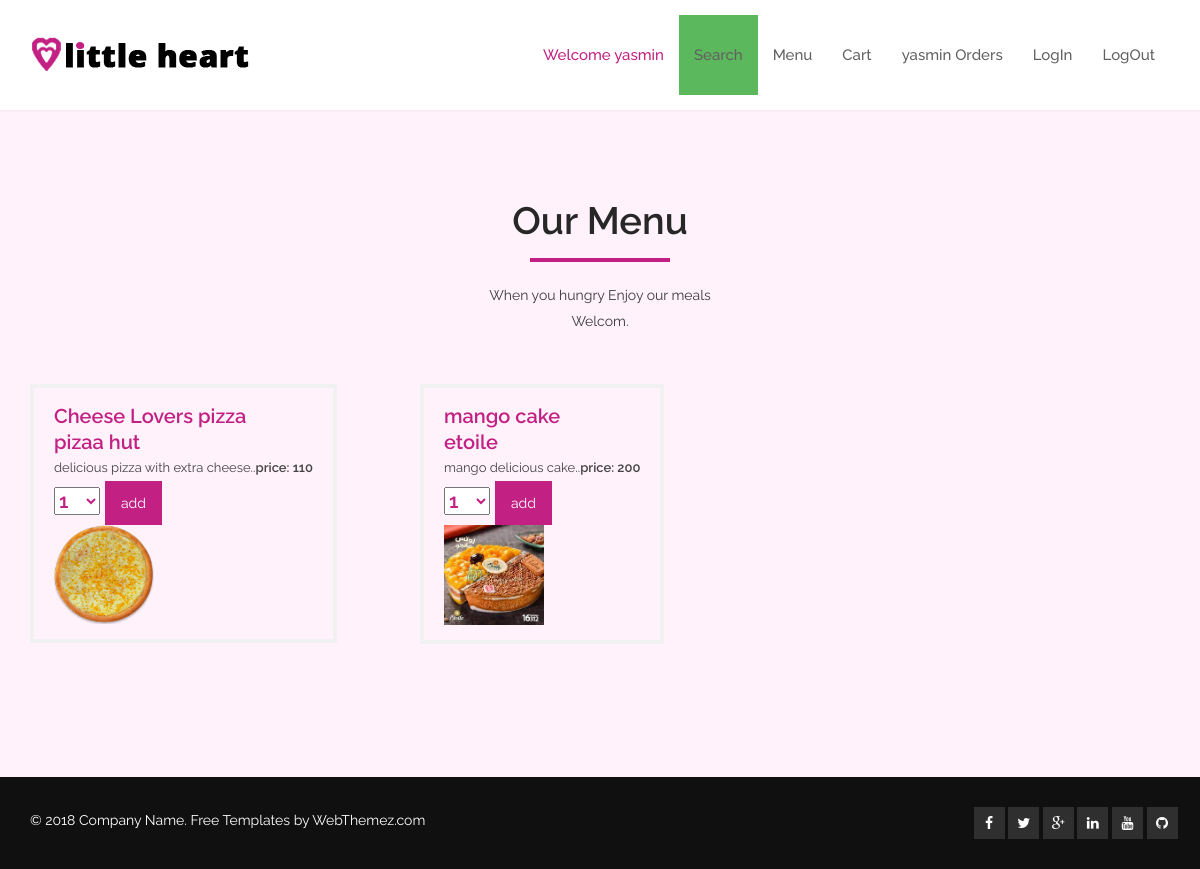
The app's page /application/menu.php (signed in) with its own data.
### tables this page shows
CREATE TABLE `meals` (
  `meal_id` int(11) NOT NULL,
  `meal_name` varchar(100) NOT NULL,
  `meal_description` varchar(100) NOT NULL,
  `meal_price` varchar(100) NOT NULL,
  `meal_image` varchar(100) NOT NULL,
  `resturants_id` int(11) NOT NULL
);

CREATE TABLE `resturants` (
  `resturants_id` int(11) NOT NULL,
  `resturants_name` varchar(100) NOT NULL,
  `resturants_address` varchar(200) NOT NULL,
  `resturants_url` varchar(100) NOT NULL,
  `resturants_phone` int(11) NOT NULL,
  `resturants_image` varchar(100) NOT NULL,
  `category__id` int(11) DEFAULT NULL
);

### application/helpers/functions.php (called while the page is built, shortened)
<?php
function url($dis){
    return   $txt = "http://".$_SERVER['HTTP_HOST']."/nti%20course/New%20folder/SESSIONONE/FinalProject/NTI_PHP-LARAVEL-_ONLINE_FOOD_ORDERING_SYSTEM_PROJECT/application/".$dis;
   }
?>

### task2_dashboard/admin/CRUD_MEALS_MODULE/rest_meal.php (called while the page is built)
  <?php
    $sql = "SELECT meals.* , resturants.resturants_name from meals INNER JOIN resturants on meals.resturants_id=resturants.resturants_id    ";
    $op  = mysqli_query($con,$sql);
?>

### application/menu.php (the view, shortened to what this page needs)
<?php
include 'helpers/functions.php';
include 'helpers/db.php';
include 'header.php';
include 'nav.php';
?>
<section id="pricing">
        <div class="container">
            <div class="section-header">
                <h2 class="section-title text-center wow fadeInDown">Our Menu</h2>
                <p class="text-center wow fadeInDown">When you hungry Enjoy our meals    <br> Welcom.</p>
            </div>
            <?php
                include '../task2_dashboard/admin/CRUD_MEALS_MODULE/rest_meal.php';
                while($data = mysqli_fetch_assoc($op)){
           ?>
            <div class="row">
			<div class="col-md-4 menuItem">
                            <ul class="menu">
                                <li>
                                   <?php echo $data['meal_name'];
                                   echo'<br>';
                                   echo $data['resturants_name'];
                                   ?>
                                    <div class="detail"><?php echo $data['meal_description'].'..';?> <span class="price"><?php echo 'price: '.$data['meal_price'];?></span></div>
                                    <?php
                                    $img_path='x'.$data['meal_image'];
                                    $nameArray = explode('./',$img_path);?>
                                    <form method ="post" action="cart/add.php" >
                                    <select name="quantity" >
                                        <?php include 'cart/selectTag.php';?>
                                    </select>
                                    <button type="submit" class="btn btn-primary" >add</button>
                                    </form>
                                    <img src="<?="../task2_dashboard/admin/CRUD_MEALS_MODULE/".$nameArray[1]; ?>" style=" width:100px; width:100px; " />
                                </li>
                            </ul>
                        </div>
                        <?php }?>
			</div>
        </div>
    </section>
    <?php
include "footer.php";
?>

### application/header.php (shortened to what this page needs)
<!DOCTYPE html>
<html lang="en">
<head>
    <link href="<?php echo url('css/bootstrap.min.css');?>" rel="stylesheet">
    <link href="<?php echo url('css/font-awesome.min.css');?>  " rel="stylesheet">
    <link href="<?php echo url('css/animate.min.css');?>  " rel="stylesheet">
    <link href="<?php echo url('css/owl.carousel.css');?>  " rel="stylesheet">
    <link href="<?php echo url('css/owl.transitions.css');?>  " rel="stylesheet">
    <link href="<?php echo url('css/prettyPhoto.css');?>  " rel="stylesheet">
    <link href="<?php echo url('css/styles.css');?>" rel="stylesheet">
</head>

### application/nav.php (shortened to what this page needs)
<body id="home">
<header id="header">
        <nav id="main-nav" class="navbar navbar-default navbar-fixed-top" role="banner">
            <div class="container">
                <div class="navbar-header">
                    <a class="navbar-brand" href="<?php echo url('menu.php');?>"><img src="<?php echo url('images/logo.png');?>" alt="logo"></a>
                </div>
                <div class="collapse navbar-collapse navbar-right">
                    <ul class="nav navbar-nav">
                        <li class="scroll active"><a href="#home">Welcome <?php if (isset($_SESSION['user data'])){echo $_SESSION['user data']['user_name'];} else {}?></a></li>
                        <li class=""><a href="search/search.php" class="btn btn-success" data-toggle="modal" data-target="#modalContactForm">Search</a></li>
                        <li class="scroll"><a href="<?php echo url('menu.php');?>">Menu</a></li>
                        <li class="scroll"><a href="<?php echo url('cart/view.php');?>">Cart</a></li>
                        <li class="scroll"><a href="<?php echo url('myOrders.php');?>"><?php if (isset($_SESSION['user data'])){echo $_SESSION['user data']['user_name'];} else {}?> Orders </a></li>
                        <li class="scroll"><a href="<?php echo url('login.php');?>">LogIn</a></li>
                        <li class="scroll"><a href="<?php echo url('logout.php');?>">LogOut</a></li>
                    </ul>
                </div>
            </div>
        </nav>
    </header>

### application/cart/selectTag.php (shortened to what this page needs)
<option value="1">1</option>

### application/footer.php (shortened to what this page needs)
    <footer id="footer">
        <div class="container">
            <div class="row">
                <div class="col-sm-6">
                    &copy; 2018 Company Name. <a href="https://webthemez.com/tag/free" target="_blank">Free Templates</a> by WebThemez.com
                </div>
                <div class="col-sm-6">
                    <ul class="social-icons">
                        <li><a href="#"><i class="fa fa-facebook"></i></a></li>
                        <li><a href="#"><i class="fa fa-twitter"></i></a></li>
                        <li><a href="#"><i class="fa fa-google-plus"></i></a></li>
                        <li><a href="#"><i class="fa fa-linkedin"></i></a></li>
                        <li><a href="#"><i class="fa fa-youtube"></i></a></li>
                        <li><a href="#"><i class="fa fa-github"></i></a></li>
                    </ul>
                </div>
            </div>
        </div>
   </footer>
</body>
</html>

### application/css/styles.css (style rules this page uses)
body { padding-top: 100px; background: #FFF2FB; font-family: 'Raleway', sans-serif; font-weight: 400; color: #3A3B3C; line-height: 26px; }
h1, h2, h3, h4, h5, h6 { font-weight: 600; font-family: 'Raleway', sans-serif; color: #272727; }
a { color: #45aed6; -webkit-transition: color 400ms, background-color 400ms; -moz-transition: color 400ms, background-color 400ms; -o-transition: color 400ms, background-color 400ms; transition: color 400ms, background-color 400ms; }
.section-header { margin-bottom: 50px; }
.section-header .section-title { font-size: 38px; color: #272727; position: relative; padding-bottom: 20px; margin: 0 0 20px; }
.section-header .section-title:before { content: ""; position: absolute; width: 140px; bottom: 0; left: 50%; margin-left: -70px; height: 4px; background: #C22083; }
.btn { border-width: 0; border-radius: 0; }
.btn.btn-primary { background: #C22083; color: #FFF; padding: 12px 16px; }
.navbar-default .navbar-collapse, .navbar-default .navbar-form { border-color: #132125; }
.navbar-nav>li>a { text-transform: inherit; font-size: 15px;font-weight: 500; }
#main-nav.navbar-default { background: #fff;padding: 15px 0; }
#main-nav.navbar-default .navbar-nav > li.active > a, #main-nav.navbar-default .navbar-nav > li.open > a, #main-nav.navbar-default .navbar-nav > li:hover > a { background: rgb(40, 44, 45); color: #F8C015; }
.navbar.navbar-default { border: 0; border-radius: 0; margin-bottom: 0; }
.navbar.navbar-default .navbar-brand { height: auto; padding: 11px 15px 11px; }
@media only screen and (min-width: 768px) { #main-nav.navbar-default { background: rgb(255, 255, 255); -webkit-box-shadow: 0 0 3px 0 rgba(0, 0, 0, 0.1); box-shadow: 0 0 3px 0 rgba(0, 0, 0, 0.1); } }
@media only screen and (min-width: 768px) { #main-nav.navbar-default .navbar-nav > li > a { padding-top: 30px; padding-bottom: 30px; } }
@media only screen and (min-width: 768px) { .navbar-default .navbar-nav>li>a { color: #616161; } }
@media only screen and (min-width: 768px) { #main-nav.navbar-default .navbar-nav > li.active > a, #main-nav.navbar-default .navbar-nav > li.open > a, #main-nav.navbar-default .navbar-nav > li:hover > a { background: transparent; color: #C22083; } }
.menuItem .menu { font-size:20px;font-weight:600;list-style:none;padding:0 0 15px;margin-bottom:20px;display:inline-block;color: #C22083; }
.menuItem .menu li { padding: 15px 20px 15px;margin-bottom:20px;display:inline-block;width:100%;float:left;border: #F1F1F1 4px solid; }
.menuItem .detail { font-size:13px; color:#444; font-weight:normal; }
.menuItem .price { font-size:13px; float:right; font-weight:600; }
#pricing { padding: 100px 0 70px; }
#footer { padding-top: 30px; padding-bottom: 30px; color: #fff; background: #101010; }
#footer a { color: #fff; }
#footer ul { list-style: none; padding: 0; margin: 0 -7.5px; }
#footer ul > li { display: inline-block; background: rgb(47, 47, 47); padding: 3px 0; width: 31px; text-align: center; }
@media only screen and (min-width: 768px) { #footer .social-icons { float: right; } }

### records on screen
meals: meal_name "Cheese Lovers pizza", resturants.resturants_name "pizaa hut", meal_description "delicious pizza with extra cheese", meal_price "110", meal_image (picture)
meals: meal_name "mango cake", resturants.resturants_name "etoile", meal_description "mango delicious cake", meal_price "200", meal_image (picture)

### other values on screen
$_SESSION['user data']['user_name'] "yasmin"
